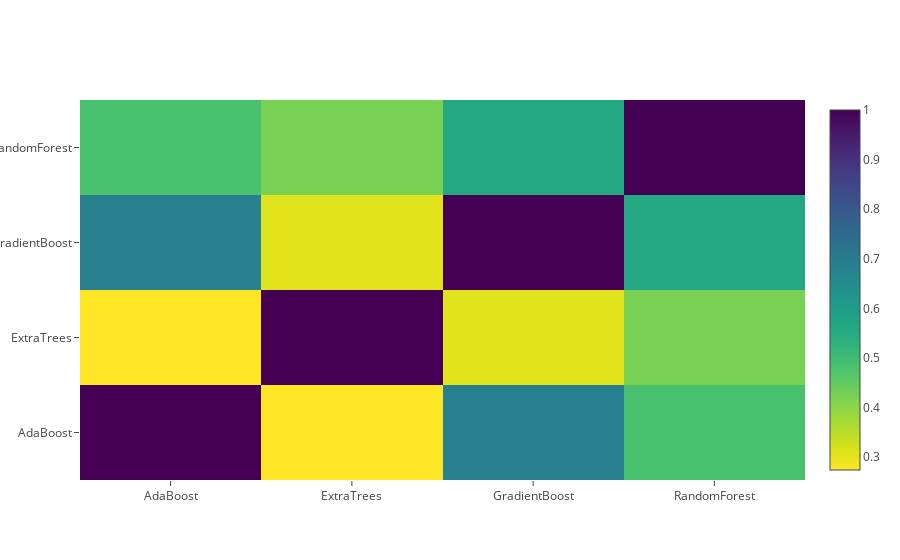

Here is the notebook cell this chart was saved with:
### Code cell
# 可视化第一层模型的相关程度
data = [
    go.Heatmap(
        z= base_predictions_train.astype(float).corr().values ,
        x= base_predictions_train.columns.values,
        y= base_predictions_train.columns.values,
          colorscale='Viridis',
            showscale=True,
            reversescale = True
    )
]

py.iplot(data, filename='labelled-heatmap')

### Figure 1 — Plotly figure (JSON) as saved in the notebook; plotly's stock layout.template omitted (floating-point values rounded to 4 significant figures)
{"data": [{"colorscale": "Viridis", "reversescale": true, "showscale": true, "type": "heatmap", "x": ["AdaBoost", "ExtraTrees", "GradientBoost", "RandomForest"], "y": ["AdaBoost", "ExtraTrees", "GradientBoost", "RandomForest"], "z": [[1, 0.274, 0.6881, 0.486], [0.274, 1, 0.3067, 0.4218], [0.6881, 0.3067, 1, 0.5643], [0.486, 0.4218, 0.5643, 1]]}], "layout": {}}
